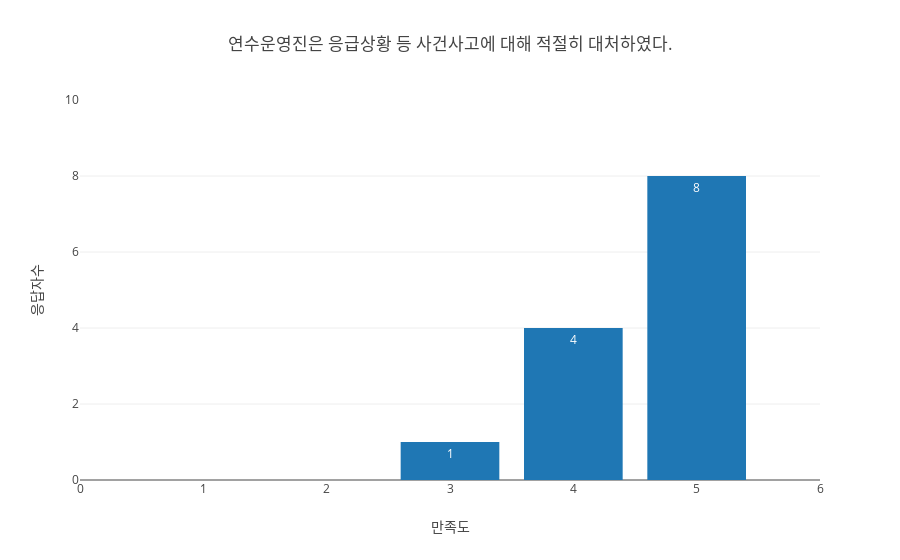

This figure's notebook cell:
### Code cell
trace = go.Bar(
    x = survey.iloc[:,[0,22]]['연수운영진은 응급상황 등 사건사고에 대해 적절히 대처하였다.'].value_counts().index,
    y = survey.iloc[:,[0,22]]['연수운영진은 응급상황 등 사건사고에 대해 적절히 대처하였다.'].value_counts(),
    text = survey.iloc[:,[0,22]]['연수운영진은 응급상황 등 사건사고에 대해 적절히 대처하였다.'].value_counts(),
    textposition = 'auto'
)

layout = go.Layout(title='연수운영진은 응급상황 등 사건사고에 대해 적절히 대처하였다.',
                   xaxis=dict(title='만족도', range=[0,6]),
                   yaxis=dict(title='응답자수',range=[0,10]))

fig = go.Figure(data=[trace], layout=layout)

iplot(fig)

### Figure 1 — Plotly figure (JSON) as saved in the notebook; plotly's stock layout.template omitted (floating-point values rounded to 4 significant figures)
{"data": [{"text": [8, 4, 1], "textposition": "auto", "type": "bar", "uid": "2382c760-9575-4a17-a263-0b0d24217676", "x": [5, 4, 3], "y": [8, 4, 1]}], "layout": {"autosize": true, "title": {"text": "연수운영진은 응급상황 등 사건사고에 대해 적절히 대처하였다."}, "xaxis": {"range": [0, 6], "title": {"text": "만족도"}, "type": "linear"}, "yaxis": {"range": [0, 10], "title": {"text": "응답자수"}, "type": "linear"}}}
